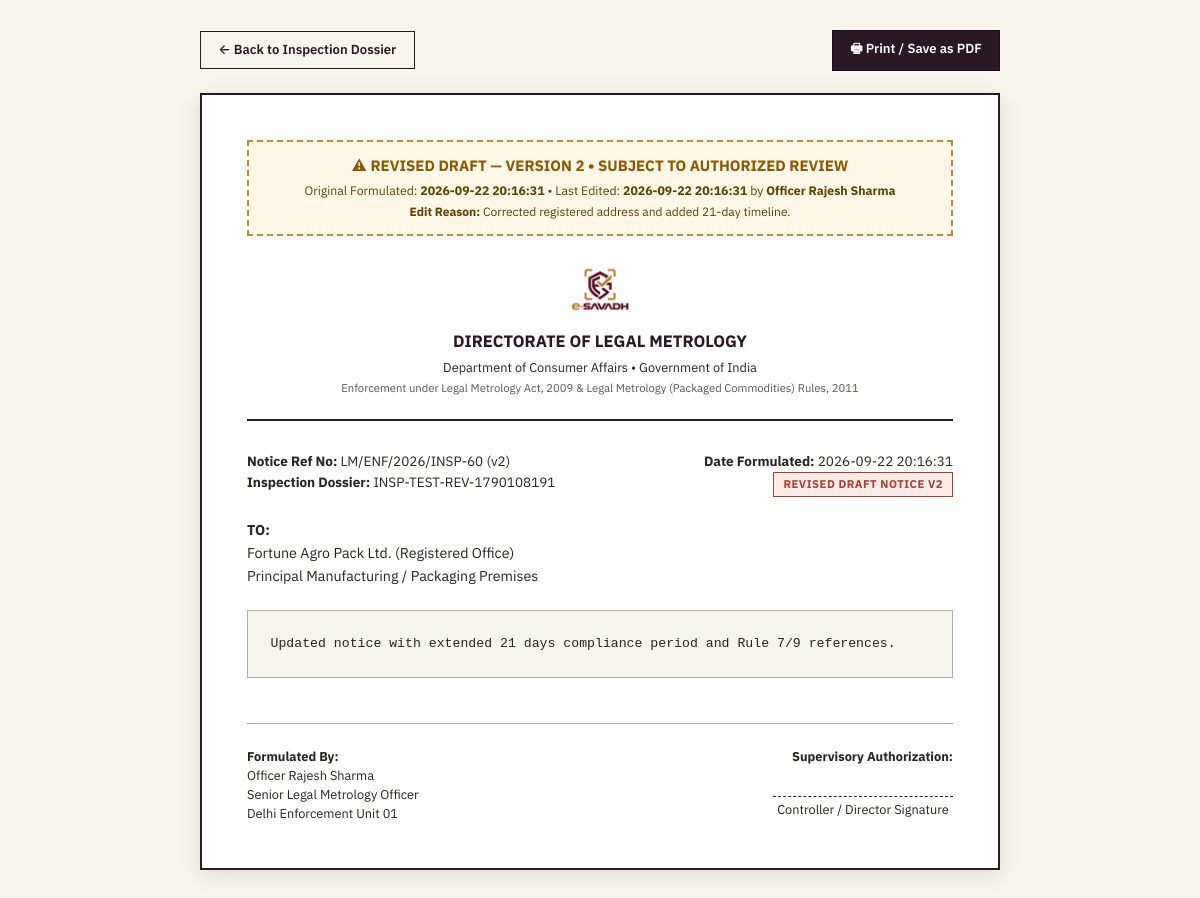
The page /notice/19/print (signed in) on the database its author committed.
### tables this page shows
CREATE TABLE notices (
    id INTEGER PRIMARY KEY AUTOINCREMENT,
    inspection_id INTEGER NOT NULL,
    notice_ref_no TEXT UNIQUE NOT NULL,
    issued_to TEXT NOT NULL,
    recipient_type TEXT DEFAULT 'Manufacturer', -- 'Manufacturer', 'Packer', 'Retailer'
    recipient_address TEXT,
    violation_summary TEXT NOT NULL,
    legal_provisions TEXT NOT NULL,
    draft_text TEXT NOT NULL,
    status TEXT DEFAULT 'Draft' CHECK (status IN ('Draft', 'Pending Approval', 'Approved', 'Dispatched', 'Closed')),
    officer_id INTEGER NOT NULL,
    created_at TIMESTAMP DEFAULT CURRENT_TIMESTAMP, version_no INTEGER DEFAULT 1, is_revised INTEGER DEFAULT 0, last_edited_by INTEGER, last_edited_at TIMESTAMP, last_edit_reason TEXT,
    FOREIGN KEY (inspection_id) REFERENCES inspections (id) ON DELETE CASCADE,
    FOREIGN KEY (officer_id) REFERENCES users (id) ON DELETE CASCADE
);

CREATE TABLE users (
    id INTEGER PRIMARY KEY AUTOINCREMENT,
    name TEXT NOT NULL,
    email TEXT UNIQUE NOT NULL,
    password_hash TEXT NOT NULL,
    role TEXT NOT NULL CHECK (role IN ('Admin', 'Inspector', 'Retailer', 'Manufacturer')),
    organization TEXT,
    designation TEXT,
    phone TEXT,
    is_active INTEGER DEFAULT 1,
    created_at TIMESTAMP DEFAULT CURRENT_TIMESTAMP
);

CREATE TABLE inspections (
    id INTEGER PRIMARY KEY AUTOINCREMENT,
    ref_no TEXT UNIQUE NOT NULL,
    product_id INTEGER,
    inspector_id INTEGER NOT NULL,
    assigned_team_id INTEGER,
    retailer_id INTEGER,
    location TEXT,
    gps_lat REAL,
    gps_lng REAL,
    purpose TEXT DEFAULT 'Routine Market Surveillance',
    status TEXT DEFAULT 'Completed' CHECK (status IN ('Draft', 'In Progress', 'Review', 'Completed', 'Flagged')),
    compliance_status TEXT DEFAULT 'Needs Review' CHECK (compliance_status IN ('Compliant', 'Non-Compliant', 'Needs Review', 'Insufficient Evidence', 'Not Applicable')),
    source TEXT DEFAULT 'field' CHECK (source IN ('field', 'e-commerce')),
    overall_notes TEXT,
    sync_id TEXT UNIQUE, -- Local idempotency key for offline sync
    created_at TIMESTAMP DEFAULT CURRENT_TIMESTAMP,
    updated_at TIMESTAMP DEFAULT CURRENT_TIMESTAMP,
    FOREIGN KEY (product_id) REFERENCES products (id) ON DELETE SET NULL,
    FOREIGN KEY (inspector_id) REFERENCES users (id) ON DELETE CASCADE,
    FOREIGN KEY (assigned_team_id) REFERENCES teams (id) ON DELETE SET NULL,
    FOREIGN KEY (retailer_id) REFERENCES users (id) ON DELETE SET NULL
);

### app.py (the view)
@app.route("/notice/<int:notice_id>/print")
@login_required
def print_notice(notice_id):
    notice = database.get_notice_detail(notice_id)
    if not notice:
        flash("Draft Legal Notice not found.", "error")
        return redirect(url_for("inspections_list"))
    return render_template("printable_notice.html", notice=notice)

### app.py (called while the page is built)
@app.before_request
def ensure_serverless_db_ready():
    if not getattr(app, "_db_bootstrapped", False):
        try:
            database.init_db()
            app._db_bootstrapped = True
        except Exception as e:
            print(f"[eSavadh DB] Serverless init notice: {e}")

def login_required(f):
    @wraps(f)
    def decorated_function(*args, **kwargs):
        if "user" not in session:
            flash("Official authentication required to access this compliance register.", "error")
            return redirect(url_for("login", next=request.url))
        return f(*args, **kwargs)
    return decorated_function

### database.py (called while the page is built, shortened)
def get_effective_db_path():
    local_db = os.path.join(BASE_DIR, "esavadh.db")
    is_serverless = bool(os.environ.get("VERCEL") or os.environ.get("AWS_LAMBDA_FUNCTION_NAME") or not os.access(BASE_DIR, os.W_OK))
    return local_db

def get_db():
    db_path = get_effective_db_path()
    conn = sqlite3.connect(db_path, timeout=60.0, check_same_thread=False)
    conn.row_factory = sqlite3.Row
    try:
        conn.execute("PRAGMA journal_mode = WAL;")
    except Exception:
        pass
    conn.execute("PRAGMA busy_timeout = 60000;")
    conn.execute("PRAGMA synchronous = NORMAL;")
    conn.execute("PRAGMA foreign_keys = ON;")
    return conn

### templates/printable_notice.html (shortened to what this page needs)
<!DOCTYPE html>
<html lang="en">
<head>
    <link rel="stylesheet" href="{{ url_for('static', filename='css/style.css') }}">
</head>
<body>
    <div class="print-actions">
        <a href="{{ url_for('inspection_detail', inspection_id=notice.inspection_id, step=4) }}" class="btn btn-outline">&larr; Back to Inspection Dossier</a>
        <button onclick="window.print()" class="btn btn-primary">&#128438; Print / Save as PDF</button>
    </div>
    <div class="print-page">
        {% if notice.version_no and notice.version_no > 1 %}
        <div style="background: #FFF8E6; border: 2px dashed #C88A2E; padding: 0.85rem 1.25rem; margin-bottom: 1.5rem; text-align: center;">
            <div style="font-weight: 700; color: #8A5800; font-size: 1rem; text-transform: uppercase;">
                &#9888; REVISED DRAFT — VERSION {{ notice.version_no }} &bull; SUBJECT TO AUTHORIZED REVIEW
            </div>
            <div style="font-size: 0.82rem; color: #5C4000; margin-top: 0.25rem;">
                Original Formulated: <strong>{{ notice.created_at }}</strong> &bull; Last Edited: <strong>{{ notice.last_edited_at }}</strong> by <strong>{{ notice.editor_name or notice.officer_name }}</strong>
            </div>
            <div style="font-size: 0.8rem; color: #5C4000; margin-top: 0.25rem;">
                <strong>Edit Reason:</strong> {{ notice.last_edit_reason or 'Statutory notice text revised.' }}
            </div>
        </div>
        {% endif %}
        <div style="text-align: center; border-bottom: 2px solid var(--color-plum); padding-bottom: 1.5rem; margin-bottom: 2rem;">
            <img src="{{ url_for('static', filename='img/esavadh_logo.png') }}" alt="eSavadh Official Logo" class="dossier-logo-img">
            <div style="font-size: 1.1rem; font-weight: 700; color: var(--color-plum); text-transform: uppercase;">
                DIRECTORATE OF LEGAL METROLOGY
            </div>
            <div style="font-size: 0.85rem; color: var(--color-charcoal); margin-top: 0.25rem;">
                Department of Consumer Affairs &bull; Government of India
            </div>
            <div style="font-size: 0.75rem; color: var(--color-charcoal-muted); margin-top: 0.2rem;">
                Enforcement under Legal Metrology Act, 2009 & Legal Metrology (Packaged Commodities) Rules, 2011
            </div>
        </div>
        <div style="display: flex; justify-content: space-between; margin-bottom: 1.5rem; font-size: 0.9rem;">
            <div>
                <strong>Notice Ref No:</strong> {{ notice.notice_ref_no }} (v{{ notice.version_no or 1 }})<br>
                <strong>Inspection Dossier:</strong> {{ notice.inspection_ref }}
            </div>
            <div style="text-align: right;">
                <strong>Date Formulated:</strong> {{ notice.created_at }}<br>
                <span class="status-badge" style="background: var(--color-red-light); color: var(--color-red); border-color: var(--color-red);">
                    {% if notice.version_no and notice.version_no > 1 %}REVISED DRAFT NOTICE v{{ notice.version_no }}{% else %}DRAFT SHOW CAUSE NOTICE{% endif %}
                </span>
            </div>
        </div>
        <div style="margin-bottom: 1.5rem; font-size: 0.95rem; line-height: 1.6;">
            <strong>TO:</strong><br>
            {{ notice.issued_to }}<br>
            {{ notice.recipient_address or 'Principal Manufacturing / Packaging Premises' }}
        </div>
        <div style="background: var(--color-ledger); border: 1px solid var(--color-ledger-rule-dark); padding: 1.5rem; font-family: monospace; font-size: 0.88rem; line-height: 1.6; white-space: pre-wrap; margin-bottom: 2rem;">{{ notice.draft_text }}</div>
        <div style="display: flex; justify-content: space-between; margin-top: 3rem; padding-top: 1.5rem; border-top: 1px solid var(--color-ledger-rule-dark); font-size: 0.85rem;">
            <div>
                <strong>Formulated By:</strong><br>
                {{ notice.officer_name }}<br>
                {{ notice.officer_designation or 'Senior Legal Metrology Officer' }}<br>
                {{ notice.officer_org or 'Enforcement Wing' }}
            </div>
            <div style="text-align: right;">
                <strong>Supervisory Authorization:</strong><br>
                <div style="margin-top: 2rem; border-top: 1px dashed var(--color-charcoal); display: inline-block; min-width: 180px; text-align: center; padding-top: 0.25rem;">
                    Controller / Director Signature
                </div>
            </div>
        </div>
    </div>
</body>
</html>

### static/css/style.css (style rules this page uses)
:root { --color-plum: #2A1824; --color-plum-dark: #1C0F19; --color-plum-light: #44273C; --color-plum-border: #3A2033; --color-navy: #1C2B4A; --color-navy-dark: #121C30; --color-brass: #B8863B; --color-brass-light: #D4A359; --color-brass-muted: #EADBC5; --color-cerulean: #1F5C8B; --color-cerulean-light: #EBF3F8; --color-popcorn: #E8B958; --color-green: #2F6F4F; --color-green-light: #E5F3EB; --color-green-border: #23583E; --color-red: #A6402F; --color-red-light: #FCECE9; --color-red-border: #873123; --color-amber: #B86B1E; --color-amber-light: #FDF3E7; --color-ledger: #F6F4EE; --color-ledger-card: #FAF8F4; --color-ledger-rule: #D8D2C4; --color-ledger-rule-dark: #B6AD9C; --color-charcoal: #28241E; --color-charcoal-muted: #5E584E; --color-charcoal-light: #7A7366; --font-serif: 'Source Serif 4', 'Lora', Georgia, serif; --font-sans: 'IBM Plex Sans', -apple-system, BlinkMacSystemFont, 'Segoe UI', Roboto, sans-serif; }
*, *::before, *::after { box-sizing: border-box; margin: 0; padding: 0; }
html, body { min-height: 100vh; background-color: var(--color-ledger); color: var(--color-charcoal); font-family: var(--font-sans); font-size: 15px; line-height: 1.5; -webkit-font-smoothing: antialiased; }
.dossier-logo-img { height: 62px; width: auto; max-width: 75px; aspect-ratio: 1 / 1; object-fit: contain; margin: 0 auto 0.6rem auto; display: block; background: transparent; border: none; box-shadow: none; border-radius: 0; padding: 0; }
.status-badge { display: inline-block; padding: 0.2rem 0.6rem; font-size: 0.75rem; font-weight: 700; text-transform: uppercase; letter-spacing: 0.5px; border: 1px solid; }
.btn { display: inline-flex; align-items: center; justify-content: center; gap: 0.4rem; font-family: var(--font-sans); font-size: 0.875rem; font-weight: 600; padding: 0.55rem 1.15rem; cursor: pointer; text-decoration: none; border-radius: 0; border: 1px solid transparent; transition: all 0.15s ease; }
.btn-primary { background-color: var(--color-plum); color: #FFFFFF; border-color: var(--color-plum-dark); }
.btn-outline { background-color: transparent; color: var(--color-plum); border-color: var(--color-plum); }

### templates/printable_notice.html (style rules this page uses)
body { background: #F8F5EE; padding: 2rem; }
.print-page { max-width: 800px; margin: 0 auto; background: #FFFFFF; border: 2px solid var(--color-plum); padding: 3rem; box-shadow: 0 4px 20px rgba(0,0,0,0.1); }
.print-actions { max-width: 800px; margin: 0 auto 1.5rem auto; display: flex; justify-content: space-between; align-items: center; }

### rows shown on the page
notices: version_no "2", created_at "2026-09-22 20:16:31", last_edited_at "2026-09-22 20:16:31", last_edit_reason "Corrected registered address and added 21-day timeline.", notice_ref_no "LM/ENF/2026/INSP-60", issued_to "Fortune Agro Pack Ltd. (Registered Office)", draft_text "Updated notice with extended 21 days compliance period and Rule 7/9 references."
users: name "Officer Rajesh Sharma", officer_name "Officer Rajesh Sharma", designation "Senior Legal Metrology Officer", organization "Delhi Enforcement Unit 01"
inspections: inspection_ref "INSP-TEST-REV-1790108191"
